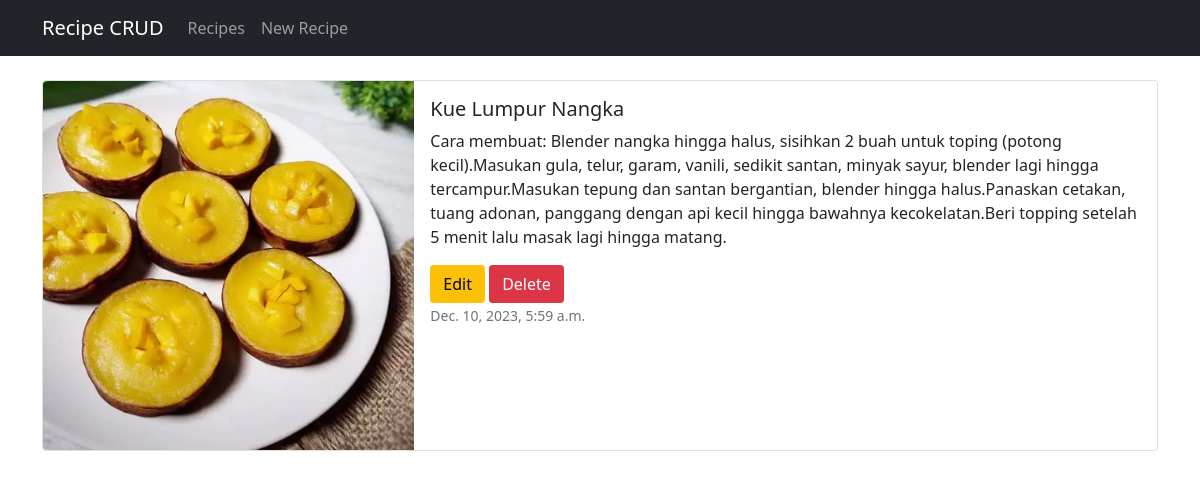
/recipe-detail/2, run on the app's committed database.
### recipe_app/models.py (models this page shows, shortened)
class Recipe(models.Model):
    title = models.CharField(max_length=200)
    description = models.TextField()
    image = models.ImageField(upload_to='images/')
    created_at = models.DateTimeField(auto_now_add=True)

### recipe_app/views.py (the view)
# urls.py: path('recipe-detail/<int:pk>', views.RecipeDetail.as_view(), name='recipe_detail'),
class RecipeDetail(DetailView):
    model = Recipe
    template_name = 'recipe_detail.html'
    context_object_name = 'recipe'

### recipe_app/templates/recipe_detail.html
{% extends 'base.html' %}
{% block content %}
<div class="card mb-3">
  <div class="row g-0">
    <div class="col-md-4">
      <img src="{{ recipe.image.url }}" class="img-fluid rounded-start" alt="{{ recipe.title }}">
    </div>
    <div class="col-md-8">
      <div class="card-body">
        <h5 class="card-title">{{ recipe.title|title }}</h5>
        <p class="card-text">{{ recipe.description }}</p>
        <a href="{% url 'recipe_update' recipe.id %}" class="btn btn-warning rounded-1">
          Edit
        </a>
        <a href="{% url 'recipe_delete' recipe.id %}" class="btn btn-danger rounded-1">
          Delete
        </a>
        <p class="card-text">
          <small class="text-muted">{{ recipe.created_at }}</small>
        </p>
      </div>
    </div>
  </div>
</div>
{% endblock %}

### data on the page
Recipe: image (picture), title "Kue Lumpur Nangka", description "Cara membuat: Blender nangka hingga halus, sisihkan 2 buah untuk toping (potong kecil).Masukan gula, telur, garam, vanili, sedikit santan, minyak sayur, blender lagi hingga tercampur.Masukan tepung dan santan bergantian, blender hingga halus.Panaskan cetakan, tuang adonan, panggang dengan api kecil hingga bawahnya kecokelatan.Beri topping setelah 5 menit lalu masak lagi hingga matang.", created_at "Dec. 10, 2023, 5:59 a.m."
